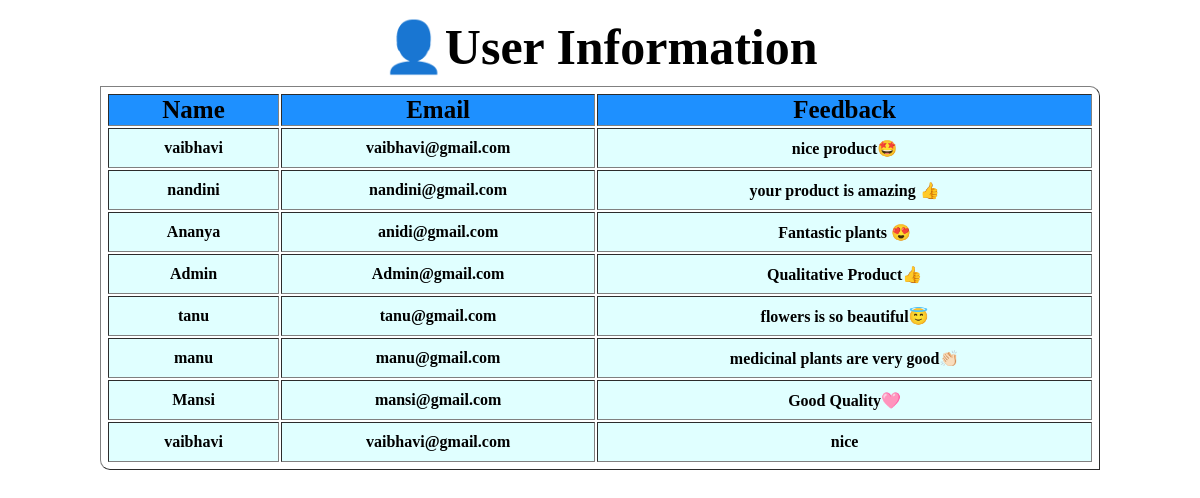
Screenshot of /fedback/ with the database file from the repository.
### stud/models.py (models this page shows)
class fedback(models.Model):
    name=models.CharField(max_length=30,default=" ")
    email=models.CharField(max_length=30,default=" ")
    fed=models.CharField(max_length=200,default=" ")

### mydemo/views.py (the view)
# urls.py: path('fedback/',views.myfeedback),
def myfeedback(request):
    s1=fedback.objects.all()
    data={
        'e':s1
    }
    return render(request,'feedback.html',data)

### templates/feedback.html (shortened to what this page needs)
<html>
<head>
<body>
<table id="tb" border="1" align="center">
    <caption id="cap">👤User Information</caption>
    <tr id="th">
        <th style="background-color:dodgerblue">Name</th>
        <th style="background-color:dodgerblue">Email</th>
        <th style="background-color:dodgerblue">Feedback</th>
    </tr>
    {%for i in e %}
        <tr align="center" id="nm">
            <td id="nam">{{i.name}}</td>
            <td id="em">{{i.email}}</td>
            <td id="fd">{{i.fed}}</td>
        </tr>
    {%endfor%}
</table>
</body>
</head>

### templates/feedback.html (style rules this page uses)
body { background-position:center; background-repeat: no-repeat; background-size:cover; }
#cap { font-size:50px; padding:10px; font-weight:bold; color:black; text-shadow:2px 2px 2px white; }
#tb { background-color:yelloworange; color:black; width:1000px; padding:5px; border-radius:0px 10px; }
#tb #th { font-size:25px; }
#tb #nm { font-weight:bold; }
#nam { background-color:lightcyan; padding:10px; margin-top:10px; }
#em { background-color:lightcyan; margin-top:20px; }
#fd { background-color:lightcyan; margin-top:20px; }

### rows the page displays
fedback: name "vaibhavi", email "vaibhavi@gmail.com", fed "nice product🤩"
fedback: name "nandini", email "nandini@gmail.com", fed "your product is amazing 👍"
fedback: name "Ananya", email "anidi@gmail.com", fed "Fantastic plants 😍"
fedback: name "Admin", email "Admin@gmail.com", fed "Qualitative Product👍"
fedback: name "tanu", email "tanu@gmail.com", fed "flowers is so beautiful😇"
fedback: name "manu", email "manu@gmail.com", fed "medicinal plants are very good👏🏻"
fedback: name "Mansi", email "mansi@gmail.com", fed "Good Quality🩷"
fedback: name "vaibhavi", email "vaibhavi@gmail.com", fed "nice"
